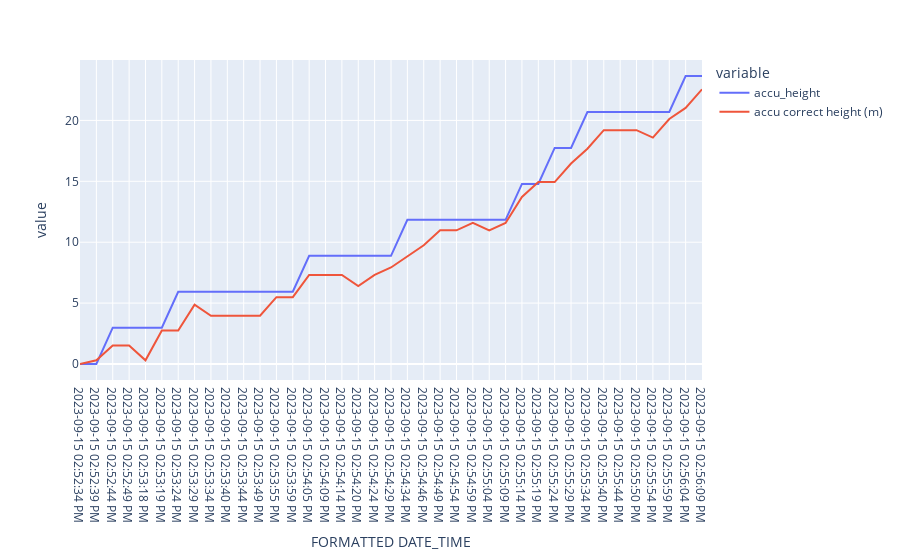

This figure's notebook cell:
### Code cell
fig = px.line(data, x="FORMATTED DATE_TIME", y=data.columns[24:26])
fig.show()

### Figure 1 — Plotly figure (JSON) as saved in the notebook; plotly's stock layout.template omitted (floating-point values rounded to 4 significant figures)
{"data": [{"hovertemplate": "variable=accu_height<br>FORMATTED DATE_TIME=%{x}<br>value=%{y}<extra></extra>", "legendgroup": "accu_height", "line": {"color": "#636efa", "dash": "solid"}, "marker": {"symbol": "circle"}, "mode": "lines", "name": "accu_height", "orientation": "v", "showlegend": true, "type": "scatter", "x": ["2023-09-15 02:52:34 PM", "2023-09-15 02:52:39 PM", "2023-09-15 02:52:44 PM", "2023-09-15 02:52:49 PM", "2023-09-15 02:53:18 PM", "2023-09-15 02:53:19 PM", "2023-09-15 02:53:24 PM", "2023-09-15 02:53:29 PM", "2023-09-15 02:53:34 PM", "2023-09-15 02:53:40 PM", "2023-09-15 02:53:44 PM", "2023-09-15 02:53:49 PM", "2023-09-15 02:53:55 PM", "2023-09-15 02:53:59 PM", "2023-09-15 02:54:05 PM", "2023-09-15 02:54:09 PM", "2023-09-15 02:54:14 PM", "2023-09-15 02:54:20 PM", "2023-09-15 02:54:24 PM", "2023-09-15 02:54:29 PM", "2023-09-15 02:54:34 PM", "2023-09-15 02:54:46 PM", "2023-09-15 02:54:49 PM", "2023-09-15 02:54:54 PM", "2023-09-15 02:54:59 PM", "2023-09-15 02:55:04 PM", "2023-09-15 02:55:09 PM", "2023-09-15 02:55:14 PM", "2023-09-15 02:55:19 PM", "2023-09-15 02:55:24 PM", "2023-09-15 02:55:29 PM", "2023-09-15 02:55:34 PM", "2023-09-15 02:55:40 PM", "2023-09-15 02:55:44 PM", "2023-09-15 02:55:50 PM", "2023-09-15 02:55:54 PM", "2023-09-15 02:55:59 PM", "2023-09-15 02:56:04 PM", "2023-09-15 02:56:09 PM"], "xaxis": "x", "y": [0, 0, 2.982, 2.982, 2.982, 2.982, 5.931, 5.931, 5.931, 5.931, 5.931, 5.931, 5.931, 5.931, 8.881, 8.881, 8.881, 8.881, 8.881, 8.881, 11.84, 11.84, 11.84, 11.84, 11.84, 11.84, 11.84, 14.79, 14.79, 17.74, 17.74, 20.69, 20.69, 20.69, 20.69, 20.69, 20.69, 23.65, 23.65], "yaxis": "y"}, {"hovertemplate": "variable=accu correct height (m)<br>FORMATTED DATE_TIME=%{x}<br>value=%{y}<extra></extra>", "legendgroup": "accu correct height (m)", "line": {"color": "#EF553B", "dash": "solid"}, "marker": {"symbol": "circle"}, "mode": "lines", "name": "accu correct height (m)", "orientation": "v", "showlegend": true, "type": "scatter", "x": ["2023-09-15 02:52:34 PM", "2023-09-15 02:52:39 PM", "2023-09-15 02:52:44 PM", "2023-09-15 02:52:49 PM", "2023-09-15 02:53:18 PM", "2023-09-15 02:53:19 PM", "2023-09-15 02:53:24 PM", "2023-09-15 02:53:29 PM", "2023-09-15 02:53:34 PM", "2023-09-15 02:53:40 PM", "2023-09-15 02:53:44 PM", "2023-09-15 02:53:49 PM", "2023-09-15 02:53:55 PM", "2023-09-15 02:53:59 PM", "2023-09-15 02:54:05 PM", "2023-09-15 02:54:09 PM", "2023-09-15 02:54:14 PM", "2023-09-15 02:54:20 PM", "2023-09-15 02:54:24 PM", "2023-09-15 02:54:29 PM", "2023-09-15 02:54:34 PM", "2023-09-15 02:54:46 PM", "2023-09-15 02:54:49 PM", "2023-09-15 02:54:54 PM", "2023-09-15 02:54:59 PM", "2023-09-15 02:55:04 PM", "2023-09-15 02:55:09 PM", "2023-09-15 02:55:14 PM", "2023-09-15 02:55:19 PM", "2023-09-15 02:55:24 PM", "2023-09-15 02:55:29 PM", "2023-09-15 02:55:34 PM", "2023-09-15 02:55:40 PM", "2023-09-15 02:55:44 PM", "2023-09-15 02:55:50 PM", "2023-09-15 02:55:54 PM", "2023-09-15 02:55:59 PM", "2023-09-15 02:56:04 PM", "2023-09-15 02:56:09 PM"], "xaxis": "x", "y": [0, 0.3048, 1.524, 1.524, 0.3048, 2.743, 2.743, 4.877, 3.962, 3.962, 3.962, 3.962, 5.486, 5.486, 7.315, 7.315, 7.315, 6.4, 7.315, 7.924, 8.839, 9.753, 10.97, 10.97, 11.58, 10.97, 11.58, 13.72, 14.93, 14.93, 16.46, 17.68, 19.2, 19.2, 19.2, 18.59, 20.12, 21.03, 22.55], "yaxis": "y"}], "layout": {"legend": {"title": {"text": "variable"}, "tracegroupgap": 0}, "margin": {"t": 60}, "xaxis": {"anchor": "y", "domain": [0, 1], "title": {"text": "FORMATTED DATE_TIME"}}, "yaxis": {"anchor": "x", "domain": [0, 1], "title": {"text": "value"}}}}
